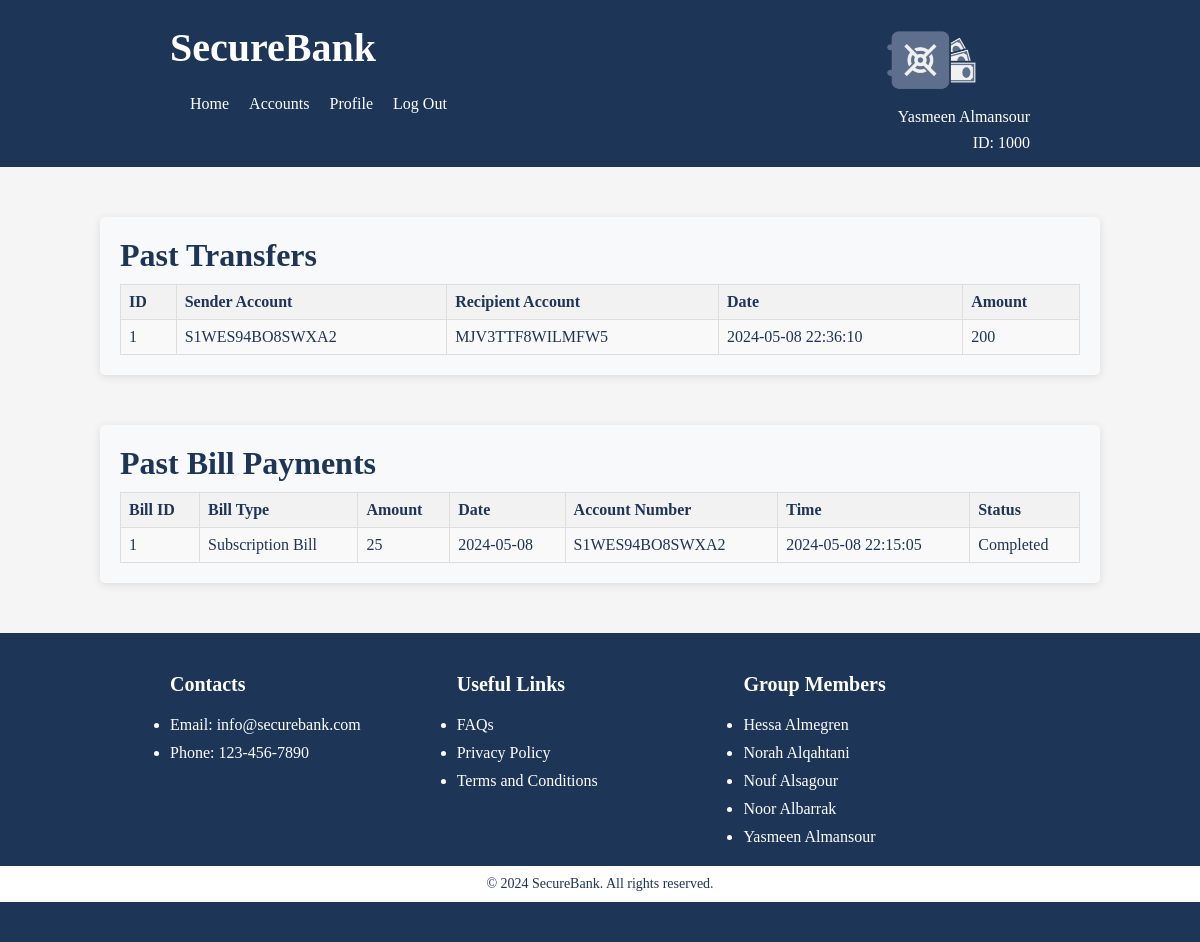
The page /SecureBank/Users/Services/transactions.php (signed in) on the database its author committed.
### tables this page shows
CREATE TABLE `fundstransfer` (
  `transfer_id` int(11) NOT NULL,
  `sender_accountId` int(11) NOT NULL,
  `recipient_accountId` int(11) NOT NULL,
  `transfer_amount` decimal(10,0) NOT NULL,
  `transfer_time` datetime NOT NULL DEFAULT current_timestamp()
);

CREATE TABLE `accounts` (
  `account_id` int(11) NOT NULL,
  `account_number` varchar(50) NOT NULL,
  `account_type` enum('Savings','Checking','Business','Individual Retirement') NOT NULL,
  `date_opened` date NOT NULL DEFAULT current_timestamp(),
  `account_status` enum('Active','Closed','Suspended','Pending Approval') NOT NULL DEFAULT 'Pending Approval',
  `balance` decimal(10,0) NOT NULL,
  `user_id` int(11) NOT NULL
);

CREATE TABLE `billpayments` (
  `bill_id` int(11) NOT NULL,
  `user_id` int(11) NOT NULL,
  `bill_type` enum('Utility Bill','Subscription Bill','Financial Bill','Education Bill','Healthcare Bill','Fine Bill') NOT NULL,
  `amount` decimal(10,0) NOT NULL,
  `issued_date` date NOT NULL DEFAULT current_timestamp(),
  `account_id` int(11) DEFAULT NULL,
  `payment_time` datetime DEFAULT NULL,
  `status` enum('Pending','Completed','In Process') NOT NULL DEFAULT 'Pending'
);

### SecureBank/Users/Services/transactions.php (the view, shortened to what this page needs)
<!DOCTYPE html>
<html lang="en">
<head>
  <link rel="stylesheet" href="../../CSS/styles.css">
  <link rel="stylesheet" href="../CSS/styles.css">
</head>
<body>
  <?php include('../Include/header.php'); ?>
  <main class="big-main">
    <h1 style="margin-bottom: 10px;">Past Transfers</h1>
    <table>
      <tr>
        <th>ID</th>
        <th>Sender Account</th>
        <th>Recipient Account</th>
        <th>Date</th>
        <th>Amount</th>
      </tr>
      <?php
      require('../../Configurations/databaseConfig.php');
      $accountsQuery = "SELECT account_id, account_number FROM accounts WHERE user_id = ?";
      $accountsStmt = $conn->prepare($accountsQuery);
      $accountsStmt->bind_param("i", $userId);
      $accountsStmt->execute();
      $accountsResult = $accountsStmt->get_result();
      while ($accountRow = $accountsResult->fetch_assoc()) {
        $accountId = $accountRow["account_id"];
        $transfersQuery = "SELECT fundstransfer.transfer_id, fundstransfer.transfer_time, fundstransfer.transfer_amount, sender.account_number AS sender_account_number, recipient.account_number AS recipient_account_number
                          FROM fundstransfer
                          INNER JOIN accounts AS sender ON fundstransfer.sender_accountId = sender.account_id
                          INNER JOIN accounts AS recipient ON fundstransfer.recipient_accountId = recipient.account_id
                          WHERE fundstransfer.sender_accountId = ?";
        $transfersStmt = $conn->prepare($transfersQuery);
        $transfersStmt->bind_param("i", $accountId);
        $transfersStmt->execute();
        $transfersResult = $transfersStmt->get_result();
        if ($transfersResult->num_rows > 0) {
          while ($row = $transfersResult->fetch_assoc()) {
            echo "<tr>
                    <td>" . $row["transfer_id"] . "</td>
                    <td>" . $row["sender_account_number"] . "</td>
                    <td>" . $row["recipient_account_number"] . "</td>
                    <td>" . $row["transfer_time"] . "</td>
                    <td>" . $row["transfer_amount"] . "</td>
                  </tr>";
          }
        }
      }
      ?>
    </table>
  </main>
  <main class="big-main">
    <h1 style="margin-bottom: 10px;">Past Bill Payments</h1>
    <table>
      <tr>
        <th>Bill ID</th>
        <th>Bill Type</th>
        <th>Amount</th>
        <th>Date</th>
        <th>Account Number</th>
        <th>Time</th>
        <th>Status</th>
      </tr>
      <?php
      $paymentsQuery = "SELECT billpayments.bill_id, billpayments.bill_type, billpayments.amount, billpayments.issued_date, accounts.account_number, billpayments.payment_time, billpayments.status
                        FROM billpayments
                        INNER JOIN accounts ON billpayments.account_id = accounts.account_id
                        WHERE billpayments.user_id = ?";
      $paymentsStmt = $conn->prepare($paymentsQuery);
      $paymentsStmt->bind_param("i", $userId);
      $paymentsStmt->execute();
      $paymentsResult = $paymentsStmt->get_result();
      if ($paymentsResult->num_rows > 0) {
        while ($row = $paymentsResult->fetch_assoc()) {
          echo "<tr>
                  <td>" . $row["bill_id"] . "</td>
                  <td>" . $row["bill_type"] . "</td>
                  <td>" . $row["amount"] . "</td>
                  <td>" . $row["issued_date"] . "</td>
                  <td>" . $row["account_number"] . "</td>
                  <td>" . $row["payment_time"] . "</td>
                  <td>" . $row["status"] . "</td>
                </tr>";
        }
      } else {
        echo "<tr><td colspan='7'>No past bill payments found for this user.</td></tr>";
      }
      ?>
    </table>
  </main>
  <?php include($_SERVER['DOCUMENT_ROOT'] . '/SecureBank/Include/footer.php'); ?>
</body>
</html>

### SecureBank/CSS/styles.css (style rules this page uses)
* { margin: 0; padding: 0; box-sizing: border-box; }
body { font-family: 'Times New Roman', Times, serif; background-color: #f5f5f5; color: #1d3557; margin: 0; padding: 0; }

### SecureBank/Users/CSS/styles.css (style rules this page uses)
table { border-collapse: collapse; width: 100%; }
table th, table td { border: 1px solid #ddd; padding: 8px; text-align: left; }
table th { background-color: #f2f2f2; }
table tr:nth-child(even) { background-color: #f9f9f9; }
.big-main { max-width: 1000px; margin: 50px auto; padding: 20px; background-color: #f8f9fa; box-shadow: 0 2px 10px rgba(0, 0, 0, 0.1); border-radius: 5px; }

### SecureBank/Admin/CSS/styles.css (style rules this page uses)
main { max-width: 1000px; margin: 50px auto; padding: 20px; background-color: #f8f9fa; box-shadow: 0 2px 10px rgba(0, 0, 0, 0.1); border-radius: 5px; }
table { border-collapse: collapse; width: 100%; }
table th, table td { border: 1px solid #ddd; padding: 8px; text-align: left; }
table th { background-color: #f2f2f2; }
table tr:nth-child(even) { background-color: #f9f9f9; }

### rows shown on the page
fundstransfer: transfer_id "1", sender_accountId.account_number "S1WES94BO8SWXA2", recipient_accountId.account_number "MJV3TTF8WILMFW5", transfer_time "2024-05-08 22:36:10", transfer_amount "200"
billpayments: bill_id "1", bill_type "Subscription Bill", amount "25", issued_date "2024-05-08", account.account_number "S1WES94BO8SWXA2", payment_time "2024-05-08 22:15:05", status "Completed"

### other values the page prints
$userFirstName "Yasmeen"
$userLastName "Almansour"
$userId "1000"
